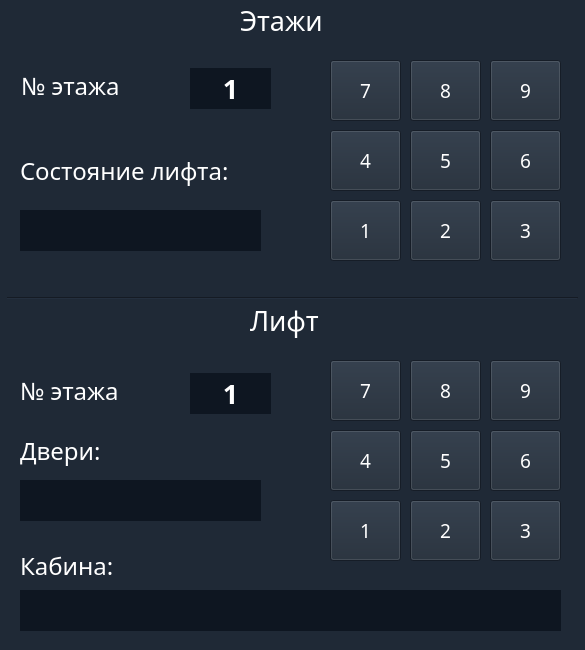
<?xml version="1.0" encoding="UTF-8"?>
<ui version="4.0">
 <class>MainWindow</class>
 <widget class="QMainWindow" name="MainWindow">
  <property name="geometry">
   <rect>
    <x>0</x>
    <y>0</y>
    <width>585</width>
    <height>650</height>
   </rect>
  </property>
  <property name="windowTitle">
   <string>Лифт (ЛР3 Ильясов ИУ7-43Б)</string>
  </property>
  <property name="windowIcon">
   <iconset>
    <normaloff>../../../Users/ilyas/Desktop/Wallpaper_4K.png</normaloff>../../../Users/ilyas/Desktop/Wallpaper_4K.png</iconset>
  </property>
  <property name="styleSheet">
   <string notr="true">background-color: rgb(31, 41, 54);
color: rgb(255, 255, 255);</string>
  </property>
  <widget class="QWidget" name="centralwidget">
   <widget class="Line" name="line">
    <property name="geometry">
     <rect>
      <x>7</x>
      <y>290</y>
      <width>571</width>
      <height>16</height>
     </rect>
    </property>
    <property name="font">
     <font>
      <family>HoloLens MDL2 Assets</family>
     </font>
    </property>
    <property name="orientation">
     <enum>Qt::Horizontal</enum>
    </property>
   </widget>
   <widget class="QLabel" name="floor_num">
    <property name="geometry">
     <rect>
      <x>190</x>
      <y>68</y>
      <width>81</width>
      <height>41</height>
     </rect>
    </property>
    <property name="font">
     <font>
      <family>HoloLens MDL2 Assets</family>
      <pointsize>20</pointsize>
      <weight>75</weight>
      <italic>false</italic>
      <bold>true</bold>
     </font>
    </property>
    <property name="styleSheet">
     <string notr="true">color: rgb(255, 255, 255);
background-color: rgb(14, 22, 33);</string>
    </property>
    <property name="text">
     <string>1</string>
    </property>
    <property name="alignment">
     <set>Qt::AlignCenter</set>
    </property>
   </widget>
   <widget class="QLabel" name="label">
    <property name="geometry">
     <rect>
      <x>240</x>
      <y>0</y>
      <width>101</width>
      <height>41</height>
     </rect>
    </property>
    <property name="font">
     <font>
      <family>HoloLens MDL2 Assets</family>
      <pointsize>20</pointsize>
     </font>
    </property>
    <property name="text">
     <string>Этажи</string>
    </property>
   </widget>
   <widget class="QPushButton" name="floor_bt2">
    <property name="geometry">
     <rect>
      <x>410</x>
      <y>200</y>
      <width>71</width>
      <height>61</height>
     </rect>
    </property>
    <property name="font">
     <font>
      <family>HoloLens MDL2 Assets</family>
      <pointsize>14</pointsize>
     </font>
    </property>
    <property name="cursor">
     <cursorShape>ArrowCursor</cursorShape>
    </property>
    <property name="text">
     <string>2</string>
    </property>
   </widget>
   <widget class="QPushButton" name="floor_bt8">
    <property name="geometry">
     <rect>
      <x>410</x>
      <y>60</y>
      <width>71</width>
      <height>61</height>
     </rect>
    </property>
    <property name="font">
     <font>
      <family>HoloLens MDL2 Assets</family>
      <pointsize>14</pointsize>
     </font>
    </property>
    <property name="cursor">
     <cursorShape>ArrowCursor</cursorShape>
    </property>
    <property name="text">
     <string>8</string>
    </property>
   </widget>
   <widget class="QPushButton" name="floor_bt9">
    <property name="geometry">
     <rect>
      <x>490</x>
      <y>60</y>
      <width>71</width>
      <height>61</height>
     </rect>
    </property>
    <property name="font">
     <font>
      <family>HoloLens MDL2 Assets</family>
      <pointsize>14</pointsize>
     </font>
    </property>
    <property name="cursor">
     <cursorShape>ArrowCursor</cursorShape>
    </property>
    <property name="text">
     <string>9</string>
    </property>
   </widget>
   <widget class="QPushButton" name="floor_bt7">
    <property name="geometry">
     <rect>
      <x>330</x>
      <y>60</y>
      <width>71</width>
      <height>61</height>
     </rect>
    </property>
    <property name="font">
     <font>
      <family>HoloLens MDL2 Assets</family>
      <pointsize>14</pointsize>
     </font>
    </property>
    <property name="cursor">
     <cursorShape>ArrowCursor</cursorShape>
    </property>
    <property name="text">
     <string>7</string>
    </property>
   </widget>
   <widget class="QPushButton" name="floor_bt6">
    <property name="geometry">
     <rect>
      <x>490</x>
      <y>130</y>
      <width>71</width>
      <height>61</height>
     </rect>
    </property>
    <property name="font">
     <font>
      <family>HoloLens MDL2 Assets</family>
      <pointsize>14</pointsize>
     </font>
    </property>
    <property name="cursor">
     <cursorShape>ArrowCursor</cursorShape>
    </property>
    <property name="text">
     <string>6</string>
    </property>
   </widget>
   <widget class="QPushButton" name="floor_bt1">
    <property name="geometry">
     <rect>
      <x>330</x>
      <y>200</y>
      <width>71</width>
      <height>61</height>
     </rect>
    </property>
    <property name="font">
     <font>
      <family>HoloLens MDL2 Assets</family>
      <pointsize>14</pointsize>
     </font>
    </property>
    <property name="cursor">
     <cursorShape>ArrowCursor</cursorShape>
    </property>
    <property name="text">
     <string>1</string>
    </property>
   </widget>
   <widget class="QPushButton" name="floor_bt5">
    <property name="geometry">
     <rect>
      <x>410</x>
      <y>130</y>
      <width>71</width>
      <height>61</height>
     </rect>
    </property>
    <property name="font">
     <font>
      <family>HoloLens MDL2 Assets</family>
      <pointsize>14</pointsize>
     </font>
    </property>
    <property name="cursor">
     <cursorShape>ArrowCursor</cursorShape>
    </property>
    <property name="text">
     <string>5</string>
    </property>
   </widget>
   <widget class="QPushButton" name="floor_bt3">
    <property name="geometry">
     <rect>
      <x>490</x>
      <y>200</y>
      <width>71</width>
      <height>61</height>
     </rect>
    </property>
    <property name="font">
     <font>
      <family>HoloLens MDL2 Assets</family>
      <pointsize>14</pointsize>
     </font>
    </property>
    <property name="cursor">
     <cursorShape>ArrowCursor</cursorShape>
    </property>
    <property name="text">
     <string>3</string>
    </property>
   </widget>
   <widget class="QPushButton" name="floor_bt4">
    <property name="geometry">
     <rect>
      <x>330</x>
      <y>130</y>
      <width>71</width>
      <height>61</height>
     </rect>
    </property>
    <property name="font">
     <font>
      <family>HoloLens MDL2 Assets</family>
      <pointsize>14</pointsize>
     </font>
    </property>
    <property name="cursor">
     <cursorShape>ArrowCursor</cursorShape>
    </property>
    <property name="text">
     <string>4</string>
    </property>
   </widget>
   <widget class="QLabel" name="label_2">
    <property name="geometry">
     <rect>
      <x>21</x>
      <y>65</y>
      <width>131</width>
      <height>41</height>
     </rect>
    </property>
    <property name="font">
     <font>
      <family>HoloLens MDL2 Assets</family>
      <pointsize>18</pointsize>
     </font>
    </property>
    <property name="text">
     <string>№ этажа</string>
    </property>
   </widget>
   <widget class="QLabel" name="label_3">
    <property name="geometry">
     <rect>
      <x>20</x>
      <y>150</y>
      <width>251</width>
      <height>41</height>
     </rect>
    </property>
    <property name="font">
     <font>
      <family>HoloLens MDL2 Assets</family>
      <pointsize>18</pointsize>
     </font>
    </property>
    <property name="text">
     <string>Состояние лифта:</string>
    </property>
   </widget>
   <widget class="QLabel" name="state_lift">
    <property name="geometry">
     <rect>
      <x>20</x>
      <y>210</y>
      <width>241</width>
      <height>41</height>
     </rect>
    </property>
    <property name="font">
     <font>
      <family>HoloLens MDL2 Assets</family>
      <pointsize>18</pointsize>
     </font>
    </property>
    <property name="styleSheet">
     <string notr="true">background-color: rgb(14, 22, 33);
color: rgb(255, 255, 255);</string>
    </property>
    <property name="text">
     <string/>
    </property>
   </widget>
   <widget class="QLabel" name="label_4">
    <property name="geometry">
     <rect>
      <x>250</x>
      <y>300</y>
      <width>81</width>
      <height>41</height>
     </rect>
    </property>
    <property name="font">
     <font>
      <family>HoloLens MDL2 Assets</family>
      <pointsize>20</pointsize>
     </font>
    </property>
    <property name="text">
     <string>Лифт</string>
    </property>
   </widget>
   <widget class="QPushButton" name="lift_bt2">
    <property name="geometry">
     <rect>
      <x>410</x>
      <y>500</y>
      <width>71</width>
      <height>61</height>
     </rect>
    </property>
    <property name="font">
     <font>
      <family>HoloLens MDL2 Assets</family>
      <pointsize>14</pointsize>
     </font>
    </property>
    <property name="cursor">
     <cursorShape>ArrowCursor</cursorShape>
    </property>
    <property name="text">
     <string>2</string>
    </property>
   </widget>
   <widget class="QPushButton" name="lift_bt6">
    <property name="geometry">
     <rect>
      <x>490</x>
      <y>430</y>
      <width>71</width>
      <height>61</height>
     </rect>
    </property>
    <property name="font">
     <font>
      <family>HoloLens MDL2 Assets</family>
      <pointsize>14</pointsize>
     </font>
    </property>
    <property name="cursor">
     <cursorShape>ArrowCursor</cursorShape>
    </property>
    <property name="text">
     <string>6</string>
    </property>
   </widget>
   <widget class="QPushButton" name="lift_bt7">
    <property name="geometry">
     <rect>
      <x>330</x>
      <y>360</y>
      <width>71</width>
      <height>61</height>
     </rect>
    </property>
    <property name="font">
     <font>
      <family>HoloLens MDL2 Assets</family>
      <pointsize>14</pointsize>
     </font>
    </property>
    <property name="cursor">
     <cursorShape>ArrowCursor</cursorShape>
    </property>
    <property name="text">
     <string>7</string>
    </property>
   </widget>
   <widget class="QPushButton" name="lift_bt4">
    <property name="geometry">
     <rect>
      <x>330</x>
      <y>430</y>
      <width>71</width>
      <height>61</height>
     </rect>
    </property>
    <property name="font">
     <font>
      <family>HoloLens MDL2 Assets</family>
      <pointsize>14</pointsize>
     </font>
    </property>
    <property name="cursor">
     <cursorShape>ArrowCursor</cursorShape>
    </property>
    <property name="text">
     <string>4</string>
    </property>
   </widget>
   <widget class="QPushButton" name="lift_bt1">
    <property name="geometry">
     <rect>
      <x>330</x>
      <y>500</y>
      <width>71</width>
      <height>61</height>
     </rect>
    </property>
    <property name="font">
     <font>
      <family>HoloLens MDL2 Assets</family>
      <pointsize>14</pointsize>
     </font>
    </property>
    <property name="cursor">
     <cursorShape>ArrowCursor</cursorShape>
    </property>
    <property name="text">
     <string>1</string>
    </property>
   </widget>
   <widget class="QPushButton" name="lift_bt5">
    <property name="geometry">
     <rect>
      <x>410</x>
      <y>430</y>
      <width>71</width>
      <height>61</height>
     </rect>
    </property>
    <property name="font">
     <font>
      <family>HoloLens MDL2 Assets</family>
      <pointsize>14</pointsize>
     </font>
    </property>
    <property name="cursor">
     <cursorShape>ArrowCursor</cursorShape>
    </property>
    <property name="text">
     <string>5</string>
    </property>
   </widget>
   <widget class="QPushButton" name="lift_bt8">
    <property name="geometry">
     <rect>
      <x>410</x>
      <y>360</y>
      <width>71</width>
      <height>61</height>
     </rect>
    </property>
    <property name="font">
     <font>
      <family>HoloLens MDL2 Assets</family>
      <pointsize>14</pointsize>
     </font>
    </property>
    <property name="cursor">
     <cursorShape>ArrowCursor</cursorShape>
    </property>
    <property name="text">
     <string>8</string>
    </property>
   </widget>
   <widget class="QPushButton" name="lift_bt3">
    <property name="geometry">
     <rect>
      <x>490</x>
      <y>500</y>
      <width>71</width>
      <height>61</height>
     </rect>
    </property>
    <property name="font">
     <font>
      <family>HoloLens MDL2 Assets</family>
      <pointsize>14</pointsize>
     </font>
    </property>
    <property name="cursor">
     <cursorShape>ArrowCursor</cursorShape>
    </property>
    <property name="text">
     <string>3</string>
    </property>
   </widget>
   <widget class="QPushButton" name="lift_bt9">
    <property name="geometry">
     <rect>
      <x>490</x>
      <y>360</y>
      <width>71</width>
      <height>61</height>
     </rect>
    </property>
    <property name="font">
     <font>
      <family>HoloLens MDL2 Assets</family>
      <pointsize>14</pointsize>
     </font>
    </property>
    <property name="cursor">
     <cursorShape>ArrowCursor</cursorShape>
    </property>
    <property name="text">
     <string>9</string>
    </property>
   </widget>
   <widget class="QLabel" name="label_5">
    <property name="geometry">
     <rect>
      <x>20</x>
      <y>370</y>
      <width>131</width>
      <height>41</height>
     </rect>
    </property>
    <property name="font">
     <font>
      <family>HoloLens MDL2 Assets</family>
      <pointsize>18</pointsize>
     </font>
    </property>
    <property name="text">
     <string>№ этажа</string>
    </property>
   </widget>
   <widget class="QLabel" name="lift_num">
    <property name="geometry">
     <rect>
      <x>190</x>
      <y>373</y>
      <width>81</width>
      <height>41</height>
     </rect>
    </property>
    <property name="font">
     <font>
      <family>HoloLens MDL2 Assets</family>
      <pointsize>20</pointsize>
      <weight>75</weight>
      <italic>false</italic>
      <bold>true</bold>
     </font>
    </property>
    <property name="styleSheet">
     <string notr="true">background-color: rgb(14, 22, 33);</string>
    </property>
    <property name="text">
     <string>1</string>
    </property>
    <property name="alignment">
     <set>Qt::AlignCenter</set>
    </property>
   </widget>
   <widget class="QLabel" name="label_6">
    <property name="geometry">
     <rect>
      <x>20</x>
      <y>550</y>
      <width>121</width>
      <height>31</height>
     </rect>
    </property>
    <property name="font">
     <font>
      <family>HoloLens MDL2 Assets</family>
      <pointsize>18</pointsize>
     </font>
    </property>
    <property name="text">
     <string>Кабина:</string>
    </property>
   </widget>
   <widget class="QLabel" name="label_7">
    <property name="geometry">
     <rect>
      <x>20</x>
      <y>430</y>
      <width>111</width>
      <height>41</height>
     </rect>
    </property>
    <property name="font">
     <font>
      <family>HoloLens MDL2 Assets</family>
      <pointsize>18</pointsize>
     </font>
    </property>
    <property name="text">
     <string>Двери:</string>
    </property>
   </widget>
   <widget class="QLabel" name="state_doors">
    <property name="geometry">
     <rect>
      <x>20</x>
      <y>480</y>
      <width>241</width>
      <height>41</height>
     </rect>
    </property>
    <property name="font">
     <font>
      <family>HoloLens MDL2 Assets</family>
      <pointsize>18</pointsize>
     </font>
    </property>
    <property name="styleSheet">
     <string notr="true">background-color: rgb(14, 22, 33);</string>
    </property>
    <property name="text">
     <string/>
    </property>
   </widget>
   <widget class="QLabel" name="state_cage">
    <property name="geometry">
     <rect>
      <x>20</x>
      <y>590</y>
      <width>541</width>
      <height>41</height>
     </rect>
    </property>
    <property name="font">
     <font>
      <family>HoloLens MDL2 Assets</family>
      <pointsize>18</pointsize>
     </font>
    </property>
    <property name="styleSheet">
     <string notr="true">background-color: rgb(14, 22, 33);</string>
    </property>
    <property name="text">
     <string/>
    </property>
   </widget>
  </widget>
 </widget>
 <resources/>
 <connections/>
</ui>
